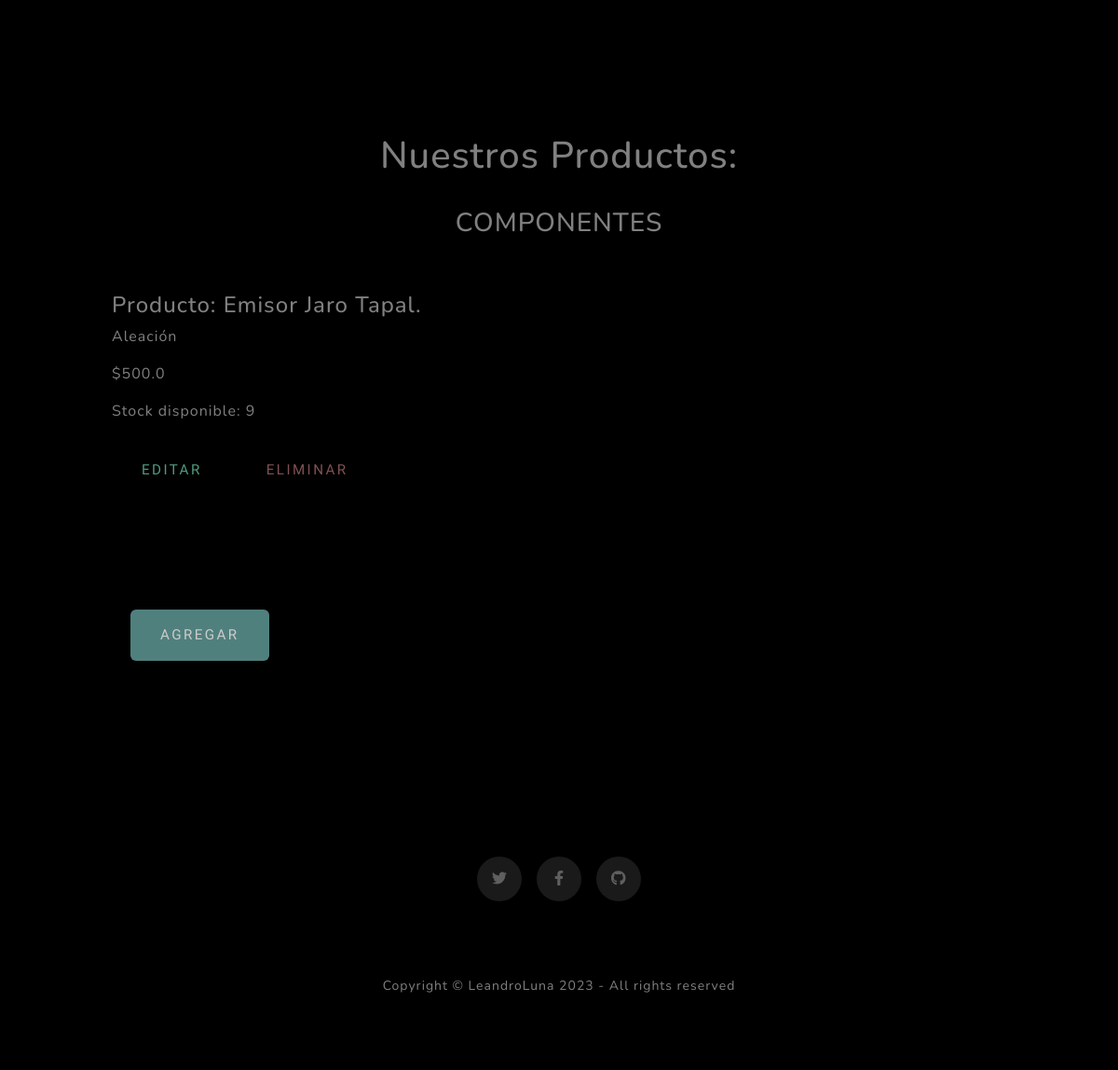
/stock/componentes/ (lower part), run on an earlier commit of the app's database.
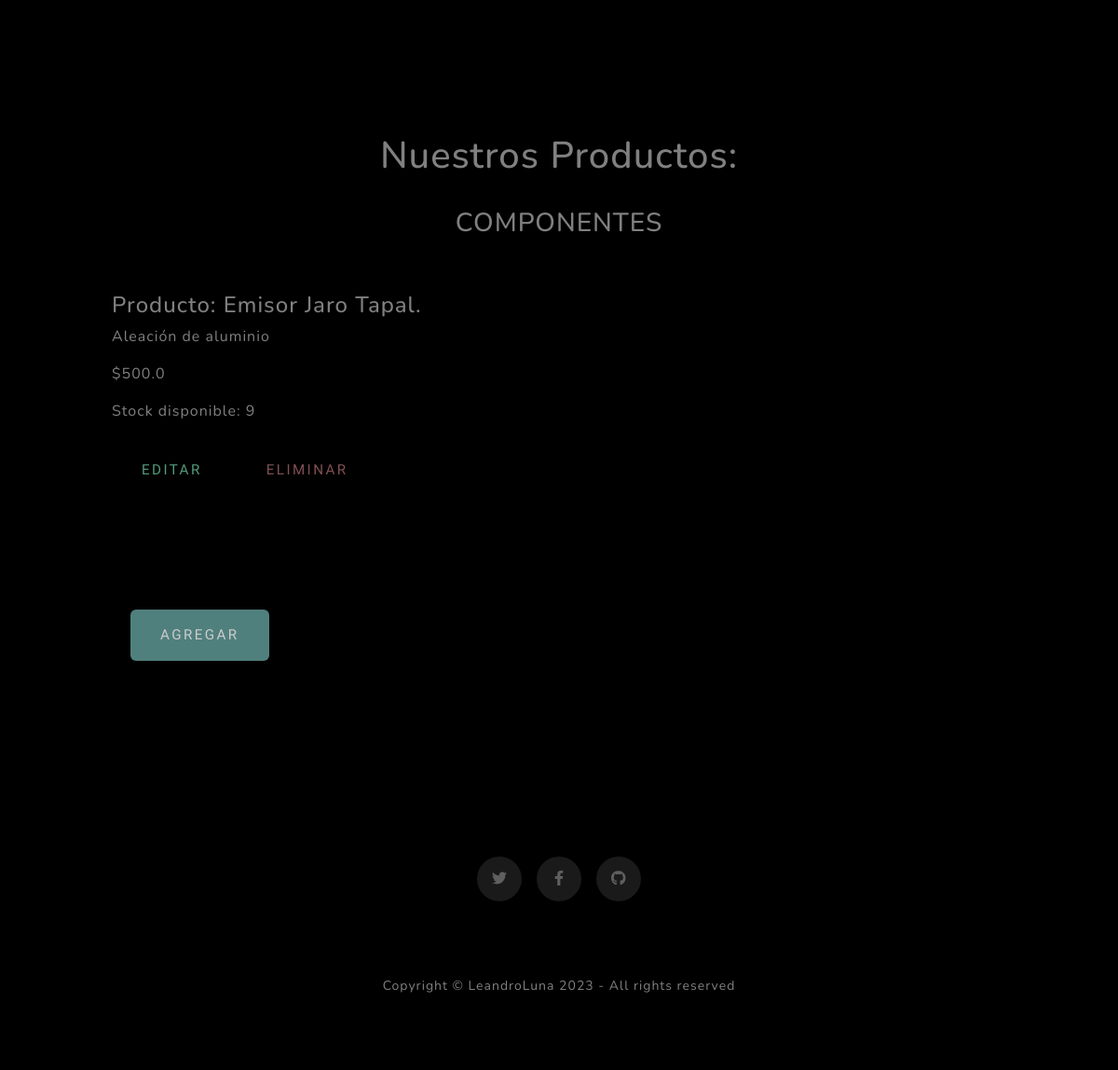
And on a later commit of the database.
### stock/models.py (models this page shows)
class Producto(models.Model):
    nombre = models.CharField(max_length=50)
    stock = models.IntegerField(default=0)
    precio = models.FloatField(default=0)
    descripcion = models.TextField()

class Componente(Producto):
    tipo = models.CharField(max_length=15)  # empuñadura / emisor / etc
    material = models.CharField(max_length=50)  # aleacion / galvanizado / mate / etc
    def __str__(self):
        return f"Producto: {self.tipo} {self.nombre}."

class Producto(models.Model):
    nombre = models.CharField(max_length=50)
    stock = models.IntegerField(default=0)
    precio = models.FloatField(default=0)
    descripcion = models.TextField()

### stock/views.py (the view)
# urls.py: path('componentes/',listar_componentes,name='componentes'),
def listar_componentes(request):
    componentes = Componente.objects.all() #trae todos los objects(instancias de la clase)
    contexto = {"productos":componentes}  #creamos el diccionario a renderizar -> cada valor se vera
    return render(request, 'componentes.html',contexto)

### templates/componentes.html
{% extends './base.html' %}
{% load static %}
{% block MainContent %}
<div class="text-center">
    <h1>Nuestros Productos:</h1>
    <br>
    <h3> COMPONENTES </h3>
</div>
<br><br>
{% for i in productos %}
<div>
    <h4>{{i}}</h4>
    <p>{{i.material}}</p>
    <p>${{i.precio}}</p>
    <p> Stock disponible: {{i.stock}} </p>
    <a href="{% url 'editar_componente' i.tipo i.nombre %}"><button type="button" class="btn btn-sm btn-outline-success">
        Editar </button></a>
   <a href="{% url 'eliminar_componente' i.tipo i.nombre %}"><button type="button" class="btn btn-outline-danger">
        Eliminar</button></a>
   <br><br>
</div>
{% endfor %}
<br><br>
<a class="btn btn-primary" href="{% url 'crear_componente' %}" style="margin: 50px 20px;">Agregar</a>
{% endblock MainContent %}

What changed in the data, as far as the page shows it:
changed Componente "Producto: Emisor Jaro Tapal.": material "Aleación" → "Aleación de aluminio"
